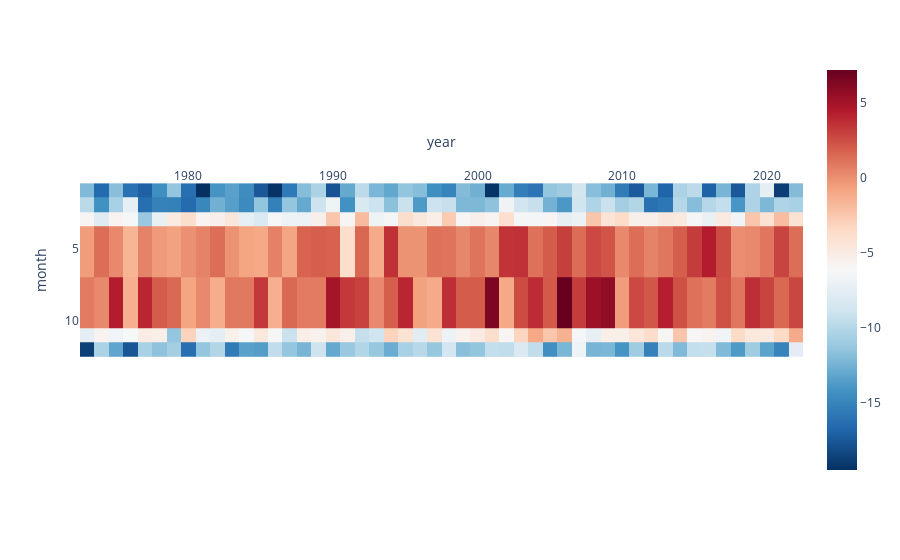

Notebook code cell kept with this figure:
### Code cell
# min winter months
monthly = df.groupby(['year','month']).min()[['min']]
pv = monthly.pivot_table(index='month',columns = 'year')['min']
pv = pv.loc[[1,2,3,4,10,11,12]]
fig = px.imshow(
    pv, 
    color_continuous_scale='RdBu_r'
    )

fig.update_xaxes(side="top")
fig.update_layout(
    legend=dict(
        orientation="h"
    ))

### Figure 1 — Plotly figure (JSON) as saved in the notebook; plotly's stock layout.template omitted (floating-point values rounded to 4 significant figures; data arrays with more than 128 entries replaced by an {"elided": "..."} marker saying what was removed)
{"data": [{"coloraxis": "coloraxis", "hovertemplate": "year: %{x}<br>month: %{y}<br>color: %{z}<extra></extra>", "name": "0", "type": "heatmap", "x": [1973, 1974, 1975, 1976, 1977, 1978, 1979, 1980, 1981, 1982, 1983, 1984, 1985, 1986, 1987, 1988, 1989, 1990, 1991, 1992, 1993, 1994, 1995, 1996, 1997, 1998, 1999, 2000, 2001, 2002, 2003, 2004, 2005, 2006, 2007, 2008, 2009, 2010, 2011, 2012, 2013, 2014, 2015, 2016, 2017, 2018, 2019, 2020, 2021, 2022], "xaxis": "x", "y": [1, 2, 3, 4, 10, 11, 12], "yaxis": "y", "z": {"elided": "7x50 float values"}}], "layout": {"coloraxis": {"colorscale": [[0, "rgb(5,48,97)"], [0.1, "rgb(33,102,172)"], [0.2, "rgb(67,147,195)"], [0.3, "rgb(146,197,222)"], [0.4, "rgb(209,229,240)"], [0.5, "rgb(247,247,247)"], [0.6, "rgb(253,219,199)"], [0.7, "rgb(244,165,130)"], [0.8, "rgb(214,96,77)"], [0.9, "rgb(178,24,43)"], [1, "rgb(103,0,31)"]]}, "legend": {"orientation": "h"}, "margin": {"t": 60}, "xaxis": {"anchor": "y", "constrain": "domain", "domain": [0, 1], "scaleanchor": "y", "side": "top", "title": {"text": "year"}}, "yaxis": {"anchor": "x", "autorange": "reversed", "constrain": "domain", "domain": [0, 1], "title": {"text": "month"}}}}
